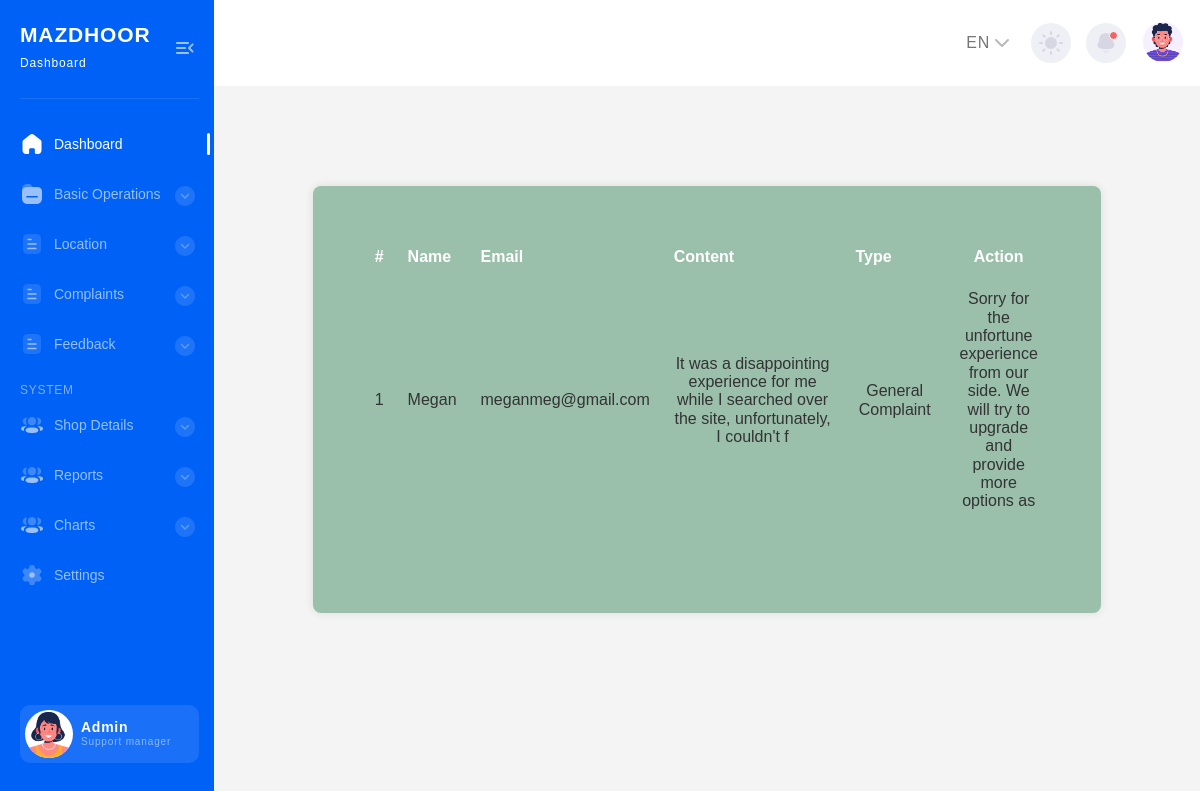
Screenshot of /Project/Admin/ViewComplaint.php with the database file from the repository.
### tables this page shows
CREATE TABLE `tbl_complaint` (
  `complaint_id` int(11) NOT NULL,
  `complaint_complainttype` varchar(100) NOT NULL,
  `complaint_content` varchar(100) NOT NULL,
  `user_id` int(11) NOT NULL,
  `complaint_date` date NOT NULL,
  `complaint_reply` varchar(100) NOT NULL,
  `complaint_status` varchar(100) NOT NULL DEFAULT '0'
);

CREATE TABLE `tbl_user` (
  `user_id` int(11) NOT NULL,
  `user_name` varchar(50) NOT NULL,
  `user_contact` varchar(50) NOT NULL,
  `user_email` varchar(50) NOT NULL,
  `user_gender` varchar(50) NOT NULL,
  `user_address` varchar(100) NOT NULL,
  `user_dob` varchar(100) NOT NULL,
  `user_password` varchar(50) NOT NULL,
  `user_photo` varchar(200) NOT NULL,
  `place_id` int(50) NOT NULL,
  `user_doj` varchar(50) NOT NULL
);

### Project/Admin/ViewComplaint.php (the view, shortened to what this page needs)
<?php
include("../Assets/Connection/Connection.php");
include("Head.php");
?>
<!DOCTYPE html PUBLIC "-//W3C//DTD XHTML 1.0 Transitional//EN" "http://www.w3.org/TR/xhtml1/DTD/xhtml1-transitional.dtd">
<html xmlns="http://www.w3.org/1999/xhtml">
<head>
</head>
<body>
<form id="form1" name="form1" method="post" action="">
 <table  align="center"cellpadding="5">
    <tr align="center">
      <th>#</th>
      <th>Name</th>
       <th>Email</th>
        <th>Content</td>
         <th>Type</th>
      <th colspan="2"><div align="center">Action</div></th>
    </tr>
<?php
$i=0;
$selqry = "select * from tbl_complaint c inner join tbl_user u on c.user_id = u.user_id";
$result=$conn->query($selqry);
while($row = $result->fetch_assoc())
{
	$i++;
?>
		<tr align="center">
        	<td>
            <?php echo $i;?>
            </td>
             <td>
            <?php echo $row["user_name"];?>
            </td>
             <td>
            <?php echo $row["user_email"];?>
            </td>
             <td>
            <?php echo $row["complaint_content"];?>
            </td>
            <td>
            <?php echo $row["complaint_complainttype"];?>
            </td>
       		<td width="132"colspan="2"align="center">
            <?php
        if($row["complaint_status"]==0)
			{
				?>
                <a href="Reply.php?del=<?php echo $row["complaint_id"];?>">Reply</a>
                <?php
			}
			else
			{
				echo $row["complaint_reply"];
			}
			?>
        </td></tr>
        <?php
}
?>
  </table>
  </form>
</body>
</html>
<?php include("Foot.php"); ?>

### Project/Admin/ViewComplaint.php (style rules this page uses)
body { font-family: Arial, sans-serif; background-color: #f4f4f4; color: #333; }
form { width: 80%; margin: 50px auto; padding: 50px; background-color: #9ABFAB; box-shadow: 0 0 10px rgba(0, 0, 0, 0.1); border-radius: 8px; margin-top:100px }
table { width: 100%; border-collapse: collapse; margin-bottom: 40px; }
th, td { padding: 12px; text-align: left; }
th { color: white; background-color:#9ABFAB; }
td { background-color:#9ABFAB; }
td { text-align: center; }

### rows the page displays
tbl_complaint: user.user_name "Megan", user.user_email "meganmeg@gmail.com", complaint_content "It was a disappointing experience for me while I searched over the site, unfortunately, I couldn't f", complaint_complainttype "General Complaint", complaint_reply "Sorry for the unfortune experience from our side. We will try to upgrade and provide more options as"
